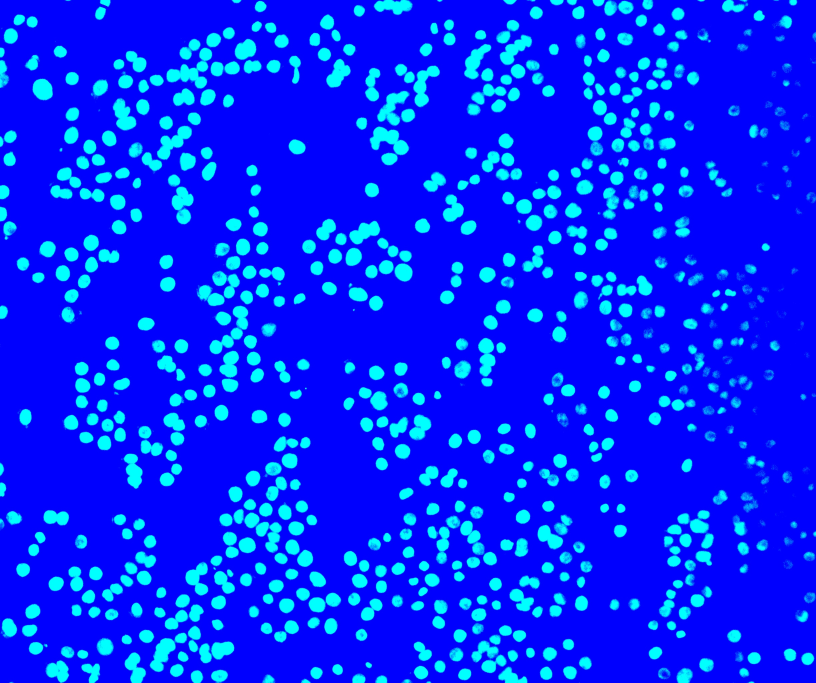
#> input picture contrast_stretch.jpg, 2448 x 2048 px (shown at 1/3 size)
$ python test3.py
#> lines starting #> are read from the running program, lines starting #| are printed output that depends on the picture
# https://python-school.ru/blog/python/find-nuclei-with-skimage/
# Находит ядра, исправно (проблема только с клетками, где явно выделено несколько центров, но решена проблема слипшихся)
from glob import glob
import cv2
from skimage import io
import matplotlib.pyplot as plt
from skimage.filters import gaussian
from skimage.feature import peak_local_max


# Функция для определения центров клеток
def detect_nuclei(img, sigma=5.5, min_distance=2, threshold_abs=110):
    g = gaussian(img, sigma, preserve_range=True)
    peaks = peak_local_max(g, min_distance, threshold_abs, exclude_border=False)
    return peaks


# Главная функция
def main():
    # Загружаем изображения
    paths = glob('contrast_stretch.jpg')
    paths.sort()
    if not paths:
        return

    # Обрабатываем изображения
    for path in paths:
        img = io.imread(path)
#> img is the input picture: shape (2048, 2448, 3); mean R, G, B 0.8, 40.8, 253.2
        gray_img = cv2.cvtColor(img, cv2.COLOR_BGR2GRAY)
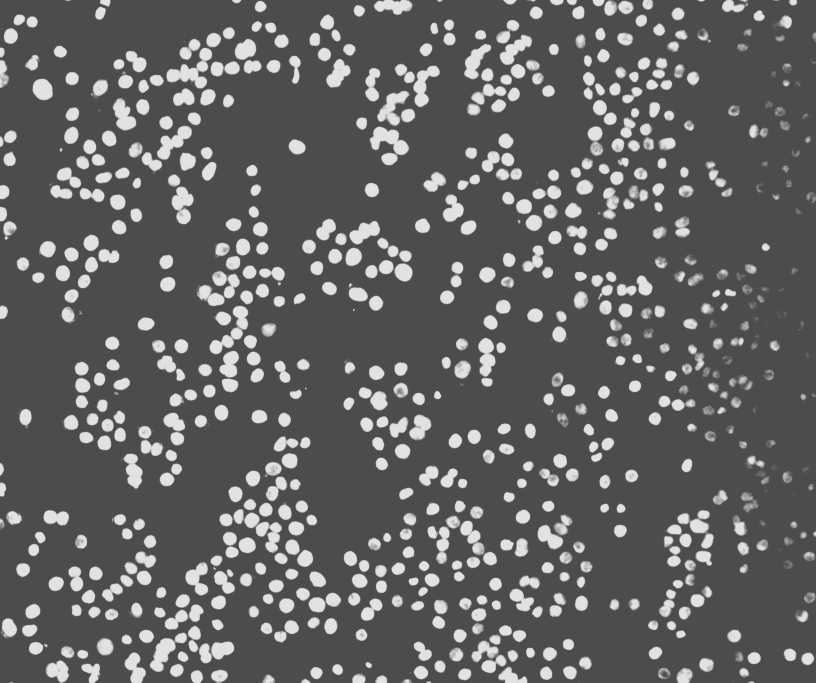
#> gray_img: shape (2048, 2448) (shown at 1/3 size); min 69, max 228, mean 99.8
        print(img.shape, img.dtype, img.min(), img.max())
#| (2048, 2448, 3) uint8 0 255

        # Находим центры
        centers = detect_nuclei(gray_img)
#> in detect_nuclei, `g = gaussian(img, sigma, preserve_range=True)`:
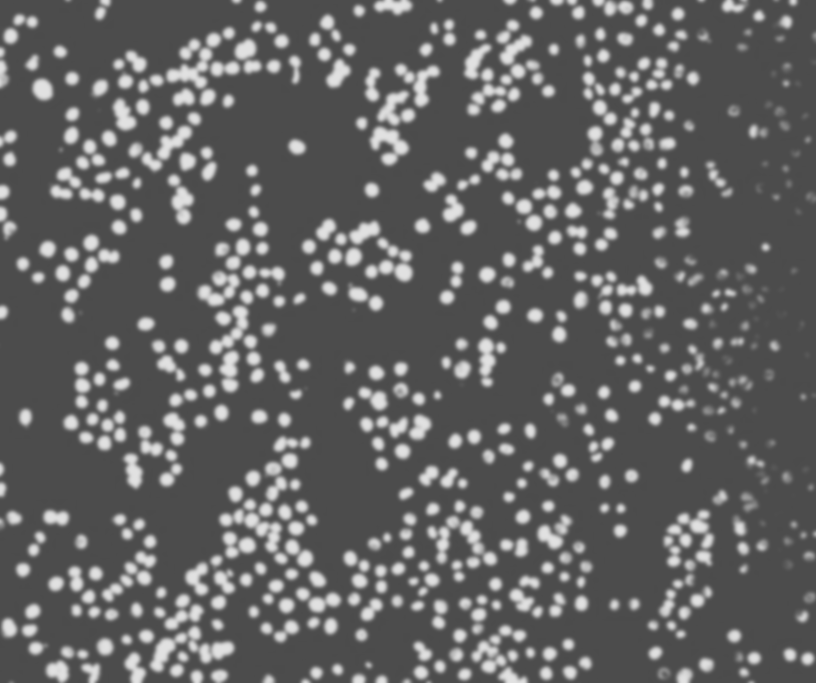
#> g: shape (2048, 2448) float64 (shown at 1/3 size); min 75.97, max 226, mean 99.8
#> in detect_nuclei, `peaks = peak_local_max(g, min_distance, threshold_abs, exclude_border=..`: peaks = 845 pairs, first value 0 to 2047, second value 0 to 2447
#> centers has the same summary as peaks in detect_nuclei
        print(len(centers))
#| 845

        # Отрисовка центром на изображении
        plt.figure(figsize=(6, 6))
        plt.imshow(img, cmap='gray', vmax=4000)
        plt.plot(centers[:, 1], centers[:, 0], 'r.')
        plt.axis('off')
        plt.savefig('result.tif')
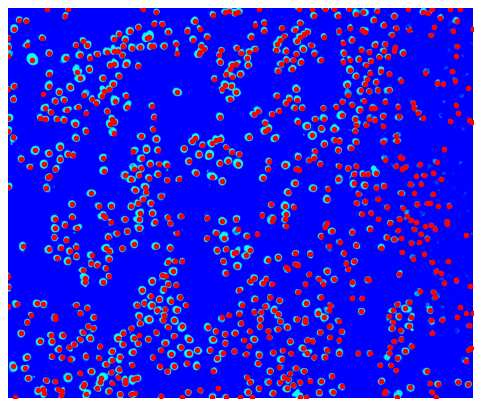
#> figure drawn by matplotlib, 1 panel
        plt.show()


if __name__ == "__main__":
    main()
